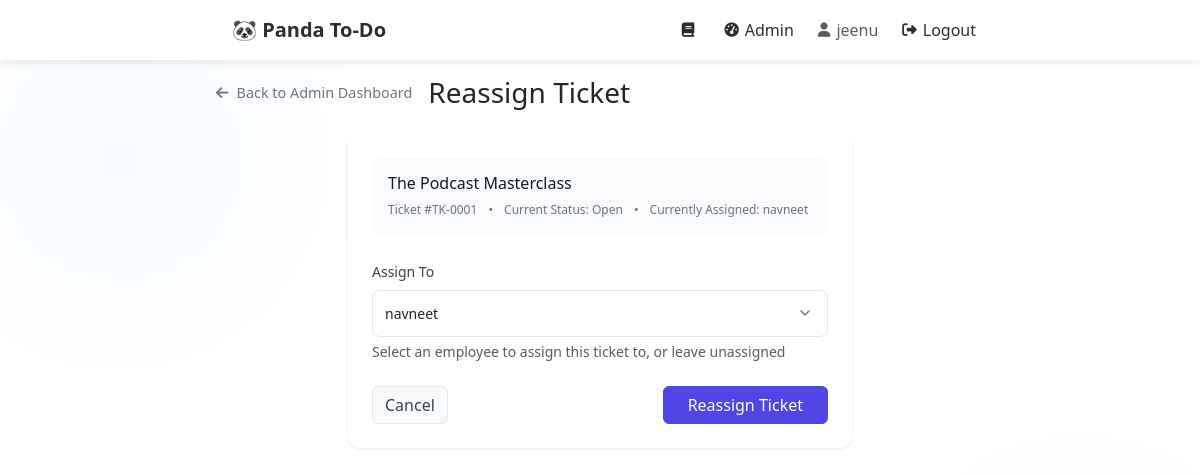
The page /userauth/ticket/1/reassign/ (signed in) on the database its author committed.
### userauth/models.py (models this page shows, shortened)
class Ticket(models.Model):
    STATUS_CHOICES = [
        ('open', 'Open'),
        ('in_progress', 'In Progress'),
        ('on_hold', 'On Hold'),
        ('resolved', 'Resolved'),
        ('closed', 'Closed'),
    ]
    title = models.CharField(max_length=200)
    description = models.TextField()
    created_by = models.ForeignKey(User, on_delete=models.CASCADE, related_name='created_tickets')
    assigned_to = models.ForeignKey(User, on_delete=models.CASCADE, related_name='assigned_tickets', null=True, blank=True)
    status = models.CharField(max_length=20, choices=STATUS_CHOICES, default='open')
    created_at = models.DateTimeField(auto_now_add=True)
    updated_at = models.DateTimeField(auto_now=True)
    ticket_number = models.CharField(max_length=20, unique=True, blank=True)

### userauth/views.py (the view, shortened to what this page needs)
# urls.py: path('ticket/<int:ticket_id>/reassign/', views.reassign_ticket, name='reassign_ticket'),
@login_required
def reassign_ticket(request, ticket_id):
    if not request.user.profile.is_admin:
        messages.error(request, "Only admins can reassign tickets")
        return redirect('employee_dashboard')
    ticket = get_object_or_404(Ticket, id=ticket_id)
    employees = User.objects.filter(profile__is_admin=False)
    return render(request, 'reassign_ticket.html', {'ticket': ticket, 'employees': employees})

### templates/reassign_ticket.html (shortened to what this page needs)
{% extends 'base.html' %}
{% block content %}
<div class="d-flex align-items-center mb-4">
    <a href="{% url 'admin_dashboard' %}" class="back-link me-3">
        <i class="fas fa-arrow-left me-2"></i> Back to Admin Dashboard
    </a>
    <h3 class="mb-0">Reassign Ticket</h3>
</div>
<div class="row justify-content-center">
    <div class="col-md-8">
        <div class="card">
            <div class="card-body p-4">
                <div class="ticket-info">
                    <h6 class="ticket-title">{{ ticket.title }}</h6>
                    <div class="ticket-meta">
                        <span>Ticket #{{ ticket.ticket_number }}</span>
                        <span class="mx-2">•</span>
                        <span>Current Status: {{ ticket.get_status_display }}</span>
                        <span class="mx-2">•</span>
                        <span>Currently Assigned: {% if ticket.assigned_to %}{{ ticket.assigned_to.username }}{% else %}Unassigned{% endif %}</span>
                    </div>
                </div>
                <form method="post">
                    <div class="mb-4">
                        <label for="assigned_to" class="form-label">Assign To</label>
                        <select name="assigned_to" id="assigned_to" class="form-control">
                            {% for employee in employees %}
                                <option value="{{ employee.id }}" {% if ticket.assigned_to == employee %}selected{% endif %}>
                                    {{ employee.username }}
                                </option>
                            {% endfor %}
                        </select>
                        <div class="text-muted small mt-1">Select an employee to assign this ticket to, or leave unassigned</div>
                    </div>
                    <div class="d-flex justify-content-between align-items-center">
                        <button type="button" class="btn btn-light" onclick="window.history.back()">Cancel</button>
                        <button type="submit" class="btn btn-primary px-4">Reassign Ticket</button>
                    </div>
                </form>
            </div>
        </div>
    </div>
</div>
{% endblock %}

### templates/base.html (shortened to what this page needs)
<!DOCTYPE html>
<html lang="en">
<head>
    <link href="https://cdn.jsdelivr.net/npm/bootstrap@5.3.0-alpha1/dist/css/bootstrap.min.css" rel="stylesheet">
    <link rel="stylesheet" href="https://cdnjs.cloudflare.com/ajax/libs/font-awesome/6.4.0/css/all.min.css">
</head>
<body>
    <nav class="navbar navbar-expand-lg navbar-light">
        <div class="container">
            <a class="navbar-brand" href="{% url 'dashboard' %}">🐼 Panda To-Do</a>
            <div class="collapse navbar-collapse" id="navbarNav">
                {% if user.is_authenticated %}
                <ul class="navbar-nav ms-auto">
                    <li class="nav-item">
                        <a class="nav-link" href="{% url 'diary' %}">
                            <i class="fas fa-book"></i>
                        </a>
                    </li>
                    {% if user.profile.is_admin %}
                    <li class="nav-item">
                        <a class="nav-link" href="{% url 'admin_dashboard' %}">
                            <i class="fas fa-tachometer-alt"></i>
                            <span>Admin</span>
                        </a>
                    </li>
                    {% endif %}
                    <li class="nav-item">
                        <span class="nav-link text-muted">
                            <i class="fas fa-user"></i>
                            <span>{{ user.username }}</span>
                        </span>
                    </li>
                    <li class="nav-item">
                        <a class="nav-link" href="{% url 'logout' %}">
                            <i class="fas fa-sign-out-alt"></i>
                            <span>Logout</span>
                        </a>
                    </li>
                </ul>
                {% endif %}
            </div>
        </div>
    </nav>
    <div class="container">
        {% block content %}{% endblock %}
    </div>
</body>
</html>

### templates/base.html (style rules this page uses)
body { font-family: 'Segoe UI', Tahoma, Geneva, Verdana, sans-serif; background: linear-gradient(135deg, #f5f7fa 0%, #e4e8eb 100%); background-image: radial-gradient(circle at 10% 20%, rgba(52, 152, 219, 0.05) 0%, transparent 20%), radial-gradient(circle at 90% 80%, rgba(46, 204, 113, 0.05) 0%, transparent 20%); min-height: 100vh; margin: 0; padding: 0; font-size: 16px; }
.navbar { background: rgba(255, 255, 255, 0.95); backdrop-filter: blur(10px); box-shadow: 0 2px 10px rgba(0, 0, 0, 0.1); padding: 0.8rem 0; height: 60px; }
.navbar-brand { font-weight: 700; font-size: 1.25rem; color: #2d2d2d; transition: color 0.3s ease; padding: 0.5rem 1rem; }
.nav-link { color: #2d2d2d; font-weight: 500; padding: 0.5rem 1rem; border-radius: 8px; transition: all 0.3s ease; font-size: 1rem; display: flex; align-items: center; }
.nav-link i { margin-right: 6px; font-size: 0.9em; }
.navbar-nav { display: flex; align-items: center; gap: 8px; }
.container { padding: 1rem; max-width: 800px; }

### templates/reassign_ticket.html (style rules this page uses)
.back-link { color: #6B7280; text-decoration: none; font-size: 0.9rem; display: flex; align-items: center; }
.card { background: white; border-radius: 12px; border: none; box-shadow: 0 1px 3px rgba(0,0,0,0.1); }
.form-label { font-size: 0.875rem; font-weight: 500; color: #374151; margin-bottom: 0.5rem; }
.form-control { border: 1px solid #E5E7EB; border-radius: 8px; padding: 0.75rem; font-size: 0.875rem; transition: all 0.2s; }
select.form-control { appearance: none; background-position: right 0.75rem center; background-repeat: no-repeat; background-size: 1.25rem; padding-right: 2.5rem; }
.btn-primary { background: #4F46E5; border-color: #4F46E5; }
.btn-light { border: 1px solid #E5E7EB; color: #374151; }
.ticket-info { background: #F9FAFB; border-radius: 8px; padding: 1rem; margin-bottom: 1.5rem; }
.ticket-title { font-size: 1rem; font-weight: 500; color: #111827; margin-bottom: 0.5rem; }
.ticket-meta { font-size: 0.75rem; color: #6B7280; }

### rows shown on the page
Ticket: title "The Podcast Masterclass", ticket_number "TK-0001", status "Open", assigned_to.username "navneet", assigned_to "navneet"

### other values the page prints
{{ user.username }} "jeenu"
